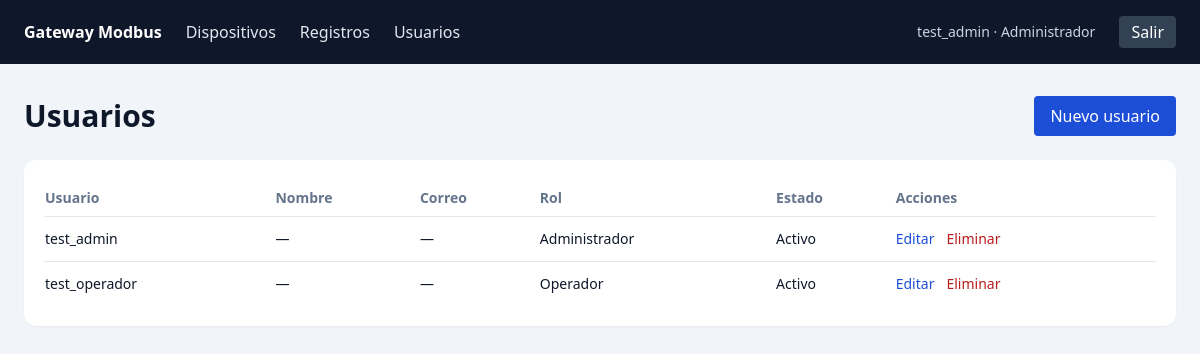
Screenshot of /accounts/users/ (signed in) with the database file from the repository.
### accounts/models.py (models this page shows, shortened)
class User(AbstractUser):
    class Role(models.TextChoices):
        ADMINISTRATOR = "admin", "Administrador"
        OPERATOR = "operator", "Operador"
    role = models.CharField(
        "rol",
        max_length=10,
        choices=Role.choices,
        default=Role.OPERATOR,
    )
    @property
    def has_admin_access(self):
        return self.is_superuser or self.role == self.Role.ADMINISTRATOR

### accounts/views.py (the view)
# urls.py: path("users/", UserListView.as_view(), name="user_list"),
class UserListView(AdministratorRequiredMixin, ListView):
    model = User
    template_name = "accounts/user_list.html"
    context_object_name = "users"
    ordering = ("username",)

### accounts/mixins.py (called while the page is built)
    def test_func(self):
        return self.request.user.has_admin_access

### templates/accounts/user_list.html (shortened to what this page needs)
{% extends "base.html" %}
{% block content %}
<div class="mb-6 flex items-center justify-between">
  <h1 class="text-3xl font-semibold">Usuarios</h1>
  <a class="rounded bg-blue-700 px-4 py-2 text-white" href="{% url 'accounts:user_create' %}">Nuevo usuario</a>
</div>
<div class="overflow-x-auto rounded-xl bg-white p-5 shadow-sm">
  <table class="w-full text-left text-sm">
    <thead><tr class="border-b text-slate-500"><th class="py-2">Usuario</th><th>Nombre</th><th>Correo</th><th>Rol</th><th>Estado</th><th>Acciones</th></tr></thead>
    <tbody>
      {% for account in users %}
        <tr class="border-b last:border-0">
          <td class="py-3">{{ account.username }}</td><td>{{ account.get_full_name|default:"—" }}</td><td>{{ account.email|default:"—" }}</td>
          <td>{{ account.get_role_display }}</td><td>{{ account.is_active|yesno:"Activo,Inactivo" }}</td>
          <td class="space-x-3"><a class="text-blue-700" href="{% url 'accounts:user_update' account.pk %}">Editar</a><a class="text-red-700" href="{% url 'accounts:user_delete' account.pk %}">Eliminar</a></td>
        </tr>
      {% empty %}
        <tr><td class="py-4 text-slate-500" colspan="6">No hay usuarios registrados.</td></tr>
      {% endfor %}
    </tbody>
  </table>
</div>
{% endblock %}

### templates/base.html (shortened to what this page needs)
<!doctype html>
<html lang="es">
<head>
  <script src="https://cdn.tailwindcss.com"></script>
</head>
<body class="min-h-screen bg-slate-100 text-slate-900">
  <header class="bg-slate-900 text-white">
    <nav class="mx-auto flex max-w-7xl items-center gap-6 px-6 py-4">
      <a class="font-semibold" href="{% url 'dashboard' %}">Gateway Modbus</a>
      {% if user.is_authenticated %}
        <a class="text-slate-200 hover:text-white" href="{% url 'device_list' %}">Dispositivos</a>
        <a class="text-slate-200 hover:text-white" href="{% url 'record_list' %}">Registros</a>
        {% if user.has_admin_access %}
          <a class="text-slate-200 hover:text-white" href="{% url 'accounts:user_list' %}">Usuarios</a>
        {% endif %}
        <span class="ml-auto text-sm text-slate-300">{{ user.get_full_name|default:user.username }} · {{ user.get_role_display }}</span>
        <form method="post" action="{% url 'logout' %}">
          <button class="rounded bg-slate-700 px-3 py-1 hover:bg-slate-600" type="submit">Salir</button>
        </form>
      {% endif %}
    </nav>
  </header>
  <main class="mx-auto max-w-7xl px-6 py-8">
    {% block content %}{% endblock %}
  </main>
</body>
</html>

### rows the page displays
User: get_full_name "test_admin", role "Administrador", username "test_admin", get_full_name "—", email "—", is_active "Activo"
User: username "test_operador", get_full_name "—", email "—", role "Operador", is_active "Activo"
